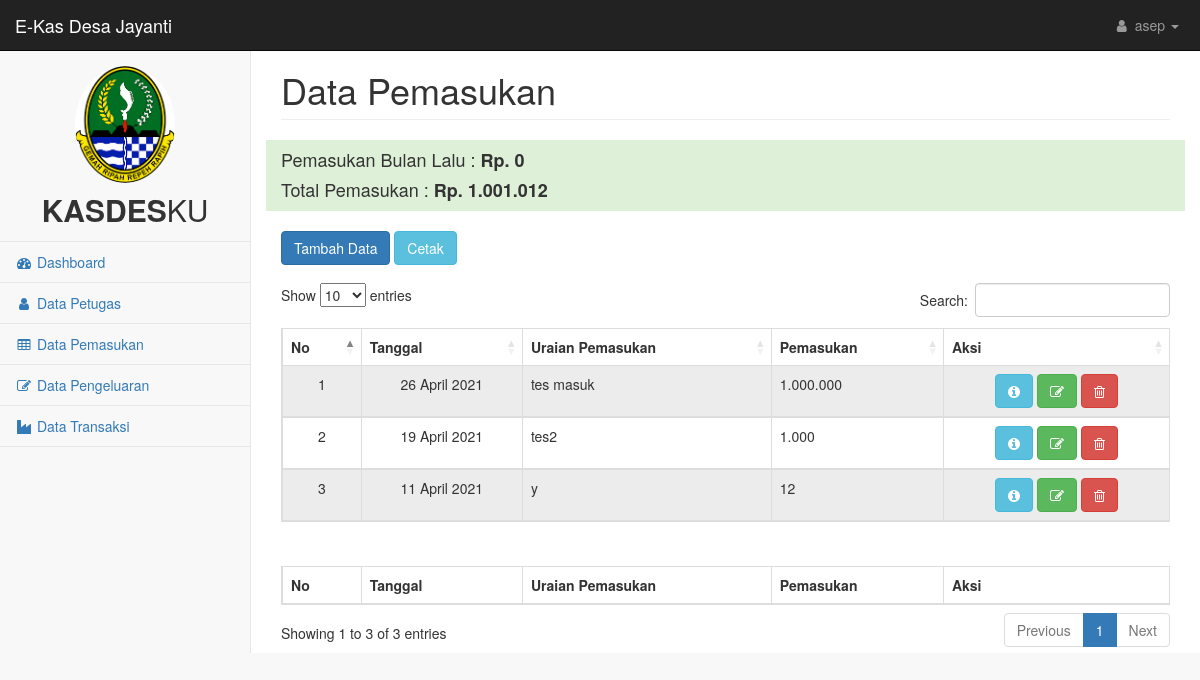
The page /admin/index.php?pg=datakas (signed in) on the database its author committed.
### tables this page shows
CREATE TABLE `tbbku_pengeluaran` (
  `idbku` int(11) NOT NULL,
  `tanggal` date NOT NULL,
  `uraian` text NOT NULL,
  `penerimaan` bigint(20) NOT NULL
);

### admin/datakas/datakas.php (the view, shortened to what this page needs)
					<div class="col-lg-12">
                            <h1 class="page-header">Data Pemasukan</h1>
                            <div class="row">
                                <div class="col-md-12 bg-success">
                                    <?php
                                    $hitung=($koneksi->query("SELECT SUM(penerimaan) AS pemasukan FROM tbbku_pengeluaran"))->fetch_array();
                                    $bulanini=date('Y-m-d');
                                    $hitunglalu=($koneksi->query("SELECT SUM(penerimaan) AS pemasukan FROM tbbku_pengeluaran WHERE MONTH(tanggal) ='".date('m', strtotime('-1 month', strtotime( $bulanini )))."'"))->fetch_array();
                                    ?>
                                    <h4>Pemasukan Bulan Lalu : <b>Rp. <?=number_format($hitunglalu['pemasukan'],0,',','.')?></b></h4>
                                    <h4>Total Pemasukan : <b>Rp. <?=number_format($hitung['pemasukan'],0,',','.')?></b></h4>
                                </div>
                            </div><br>
							<a href="" class="btn btn-primary " data-toggle="modal" data-target="#tambahdata">Tambah Data</a>
                            <div class="btn-group dropright">
                                <button type="button" class="btn btn-info dropdown-toggle" data-toggle="dropdown" aria-haspopup="true" aria-expanded="false">
                                    Cetak
                                </button>
                            </div>
							<div class="card " style="margin-top: 2%">
    							  <div class="card-body">
    										<table id="dtHorizontalVerticalExample" class="table table-striped table-bordered table-sm " cellspacing="0" width="100%">
										        <thead>
										            <tr>
										                <th class="text-center">No</th>
														<th class="text-center">Tanggal</th>
														<th class="text-center">Uraian Pemasukan</th>
                                                        <th class="text-center">Pemasukan</th>
														<th class="text-center">Aksi</th>
										            </tr>
										        </thead>
										        <tbody>
										                <?php
                                                include '../koneksi.php';
                                                $no = 1;
                                                $data = mysqli_query($koneksi,"SELECT * FROM tbbku_pengeluaran ORDER BY tanggal DESC");
                                                while($d = mysqli_fetch_array($data)){
                                                    $tanggal=date('d F Y', strtotime($d['tanggal']));
                                                    ?>
                                                    <tr>
                                                        <td class="text-center"><?php echo $no++; ?></td>
                                                        <td class="text-center"><?php echo $tanggal; ?></td>
                                                        <td><?php echo $d['uraian']; ?></td>
                                                        <td><?php echo number_format($d['penerimaan'],0,',','.'); ?></td>
                                                        <td class="text-center">
                                                        <a href="?pg=detailkas&&id=<?=$d[0];?>" class="btn btn-info"><i class="fa fa-info-circle" wh aria-hidden="true"></i></a>
                                                        <a href="?pg=editkas&id=<?=$d[0]?>" class="btn btn-success"><i class="fa fa-pencil-square-o" aria-hidden="true"></i></a>
                                                        <a href="datakas/hapuskas.php?id=<?=$d[0]; ?>" class="btn btn-danger"><i class="fa fa-trash-o" aria-hidden="true"></i></a>
                                                        </td>
                                                    </tr>
                                                    <?php
                                                }
                                                ?>
										        </tbody>
										        <tfoot>
										            <tr>
										            	<th class="text-center">No</th>
                                                        <th class="text-center">Tanggal</th>
                                                        <th class="text-center">Uraian Pemasukan</th>
                                                        <th class="text-center">Pemasukan</th>
                                                        <th class="text-center">Aksi</th>
										            </tr>
										        </tfoot>
										    </table>
							  </div>
							</div>
                    </div>
  </div>
</div>
  </div>
</div>

### admin/index.php (shortened to what this page needs)
<!DOCTYPE html>
<html lang="en">
    <head>
        <link href="../css/bootstrap.min.css" rel="stylesheet">
        <link href="../css/metisMenu.min.css" rel="stylesheet">
        <link href="../css/startmin.css" rel="stylesheet">
        <link href="../css/font-awesome.min.css" rel="stylesheet" type="text/css">
    <link rel="stylesheet" type="text/css" href="https://cdn.datatables.net/1.10.24/css/dataTables.bootstrap5.min.css">
    </head>
    <body>
        <?php
    include '../koneksi.php';
    $petugas="<a href='?pg=petugas'><i class='fa fa-user fa-fw'></i> Data Petugas</a>";
    $id = $_SESSION['id'];
    $query = mysqli_query($koneksi,"SELECT * FROM tb_login WHERE id = '$id'");
    $data = mysqli_fetch_array($query);
    ?>
        <div id="wrapper">
            <nav class="navbar navbar-inverse navbar-fixed-top" role="navigation">
                <div class="navbar-header">
                    <a class="navbar-brand" href="index.php">E-Kas Desa Jayanti</a>
                </div>
                <ul class="nav navbar-right navbar-top-links">
                    <li class="dropdown">
                        <a class="dropdown-toggle" data-toggle="dropdown" href="#">
                            <i class="fa fa-user fa-fw"></i> <?=$data['nama_user']?> <b class="caret"></b>
                        </a>
                    </li>
                </ul>
                <div class="navbar-default sidebar" role="navigation">
                    <div class="sidebar-nav navbar-collapse">
                        <ul class="nav" id="side-menu">
                            <li class="sidebar-search">
                               <center> <p><a href="?pg=dashboard"><img src="../img/jawa.png" class="img-circle" width="100"></a></p></center>
                                <div class="card-header text-center">
      <a href="index2.html" class="h2"><b>KASDES</b>KU</a>
    </div>
                            </li>
		                          <li>
			                            <a href="?pg=dashboard"><i class="fa fa-dashboard fa-fw"></i> Dashboard</a>
			                            </li>
			                             <li>
			                                <?=$petugas?>
			                            </li>
			                            <li>
			                                <a href="?pg=datakas"><i class="fa fa-table fa-fw"></i> Data Pemasukan</a>
			                            </li>
			                            <li>
			                                <a href="?pg=datapengeluaran"><i class="fa fa-edit fa-fw"></i> Data Pengeluaran</a>
			                            </li>
			                            <li>
			                                <a href="?pg=datarekening"><i class="fa fa-industry fa-fw"></i> Data Transaksi</a>
		                           		</li>
                        </ul>
                    </div>
                </div>
            </nav>
            <div id="page-wrapper">
                <div class="container-fluid">
                    <div class="row">
                        <?php
                            switch (@$_GET['pg']) {
                                case 'datakas':
                                    include 'datakas/datakas.php';
                                    break;
                            }
                            ?>
    </body>
</html>

### css/startmin.css (style rules this page uses)
body { background-color: #f8f8f8; }
#wrapper { width: 100%; }
#page-wrapper { padding-top: 30px; min-height: 568px; background-color: #fff; }
@media (min-width:768px) { #page-wrapper { position: inherit; margin-left: 250px; padding: 30px 15px 0 15px; border-left: 1px solid #e7e7e7; } }
.navbar-header { float: left; }
.navbar-right { text-align: right; }
.navbar-top-links { margin: 0; }
.navbar-top-links li { display: inline-block; }
.navbar-top-links li:last-child { margin-right: 6px; }
.navbar-top-links li a { padding: 15px; min-height: 50px; }
.navbar-top-links>li>a { color: #999; }
.sidebar .sidebar-nav.navbar-collapse { padding-right: 0; padding-left: 0; }
.sidebar .sidebar-search { padding: 15px; }
.sidebar ul li { border-bottom: 1px solid #e7e7e7; }
@media (min-width:768px) { .sidebar { z-index: 1; position: absolute; width: 250px; margin-top: 51px; } }
table.dataTable thead .sorting, table.dataTable thead .sorting_asc, table.dataTable thead .sorting_desc, table.dataTable thead .sorting_asc_disabled, table.dataTable thead .sorting_desc_disabled { background: 0 0; }
table.dataTable thead .sorting_asc:after { content: "\f0de"; float: right; font-family: fontawesome; }
table.dataTable thead .sorting:after { content: "\f0dc"; float: right; font-family: fontawesome; color: rgba(50,50,50,.5); }

### admin/index.php (style rules this page uses)
#dtHorizontalVerticalExample th, td { white-space: nowrap; }
table.dataTable thead .sorting:after, table.dataTable thead .sorting:before, table.dataTable thead .sorting_asc:after, table.dataTable thead .sorting_asc:before, table.dataTable thead .sorting_asc_disabled:after, table.dataTable thead .sorting_asc_disabled:before, table.dataTable thead .sorting_desc:after, table.dataTable thead .sorting_desc:before, table.dataTable thead .sorting_desc_disabled:after, table.dataTable thead .sorting_desc_disabled:before { bottom: .5em; }

### rows shown on the page
tbbku_pengeluaran: tanggal "26 April 2021", uraian "tes masuk", penerimaan "1.000.000"
tbbku_pengeluaran: tanggal "19 April 2021", uraian "tes2", penerimaan "1.000"
tbbku_pengeluaran: tanggal "11 April 2021", uraian "y", penerimaan "12"

### other values the page prints
$data['nama_user'] "asep"
$hitunglalu['pemasukan'] "0"
$hitung['pemasukan'] "1.001.012"
